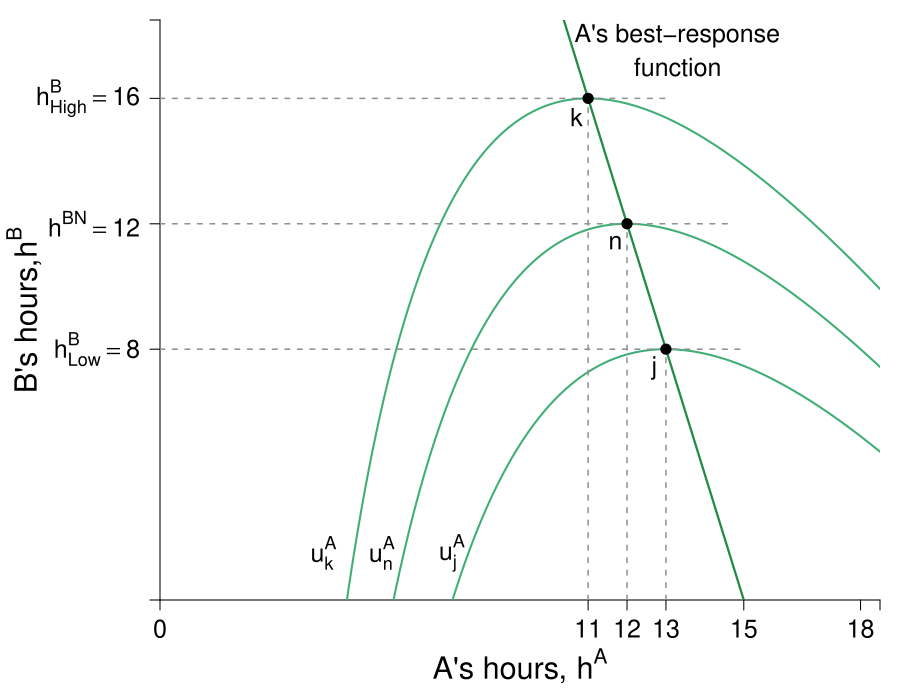

This figure's R source:
require(shape)
pdf(file = "coordination_failures/coord_indiff_brf.pdf", width = 9, height = 7)

#Set parameters for graphics
pointsize <- 1.8
axislabelsize <- 1.8
labelsize <- 1.5
namesize <- 1.8
annotatesize <- 1.5
graphlinewidth <- 2
segmentlinewidth <- 1.5

COL <- c("#7fc97f", "#beaed4", "#fdc086", "#ffff99", "#386cb0", "#f0027f", "#bf5b17", "#666666")
COLA <- c("#99d8c9","#66c2a4","#41ae76", "#238b45", "#005824")
COLB <- c("#4eb3d3", "#2b8cbe", "#0868ac","#084081")
Grays <- gray.colors(25, start = 1, end = 0)

par(mar =  c(5, 8, 1, 1))


uA <- function(ea, eb, alpha = 30, beta = 1/2) {
  (alpha - beta*(ea + eb))*ea - 0.5*(ea)^2
}

hANE <- function(alpha, beta = 1/2){
  alpha/(1 + 3*beta)
}

brfA <- function(ea, alpha = 30, beta = 1/2) {
  (alpha - ea*(1 + 2*beta))/(beta)
}


xlims <- c(0, 18.5)
ylims <- c(0, 18.5)

npts <- 501 
x <- seq(xlims[1], xlims[2], length.out = npts)
y <- seq(ylims[1], ylims[2], length.out = npts) 
a <- c(uA(11, brfA(11)), 
       uA(hANE(alpha = 30, beta = 1/2), hANE(alpha = 30, beta = 1/2)), 
       uA(13, brfA(13))
)

plot(0, 0, xlim = xlims, ylim = ylims, type = "n",
     xlab = expression(paste("")),
     ylab = expression(paste("")), 
     xaxt = "n", 
     yaxt = "n", 
     cex.lab = axislabelsize, 
     bty = "n",
     xaxs = "i", 
     yaxs = "i")

ticksy <- c(0,  brfA(13), 12,  brfA(11), ylims[2])
ylabels <- c(NA, expression(paste(h[Low]^B) == 8), expression(paste(h^{BN}) == 12), expression(paste(h[High]^B) == 16), NA)
ticksx <- c(0, 11, 12, 13,  15, 18, xlims[2])
xlabels <- c(0, 11, 12, 13, 15, 18, NA)
  
  
axis(1, at = ticksx, pos = 0, labels = FALSE)
axis(2, at = ticksy, pos = 0, labels = ylabels, las = 1, cex.axis = labelsize)

text(x = c(0, 11, 12, 13, 15, 18), par("usr")[3] - 0.4, 
     labels = xlabels, srt = 0, pos = 1, xpd = TRUE, cex = labelsize)
  
npts <- 500 
xx1 <- seq(xlims[1], xlims[2], length.out = npts)
lines(xx1, brfA(xx1, alpha = 30, beta = 1/2), col = COLA[4], lwd = graphlinewidth + 0.2)
  
  
contour(y, x, 
        outer(x, y, uA),
        drawlabels = FALSE,
        col = COLA[3],
        lwd = graphlinewidth,
        levels = a, 
        xaxs = "i", 
        yaxs = "i", 
        add = TRUE) 
  
text(0.5*xlims[2], -2.1, expression(paste("A's hours, ", h^A)), xpd = TRUE, cex = axislabelsize)
text(-3.5, 9.25, expression(paste("B's hours,", h^B)), xpd = TRUE, cex = axislabelsize, srt = 90) 

#Label the iso-welfare functions for the A
text(4.2, 1.5, expression(u[k]^A), cex = annotatesize)
text(5.7, 1.5, expression(u[n]^A), cex = annotatesize)
text(7.5, 1.5, expression(u[j]^A), cex = annotatesize)

#Label Nash Equilibrium 
segments(0, 12, 14.6, 12, lty = 2, col = Grays[18], lwd = segmentlinewidth)
segments(12, 0, 12, 12, lty = 2, col = Grays[18], lwd = segmentlinewidth)
points(12, 12, pch = 16, col = "black", cex = 1.5)
text(12 - 0.3, 12 - 0.6, expression(paste("n")), cex = labelsize)

segments(0,  brfA(13),  13 + 2,  brfA(13), lty = 2, col = Grays[18], lwd = segmentlinewidth)
segments(13, 0,  13,  brfA(13), lty = 2, col = Grays[18], lwd = segmentlinewidth)
points(13, brfA(ea = 13), pch = 16, col = "black", cex = 1.5)
text(13 - 0.3, brfA(ea = 13) - 0.6, expression(paste("j")), cex = labelsize)
  
segments(0, brfA(11), 11 + 2, brfA(11), lty = 2, col = Grays[18], lwd = segmentlinewidth)
segments(11, 0, 11, brfA(11), lty = 2, col = Grays[18], lwd = segmentlinewidth)
points(11, brfA(11), pch = 16, col = "black", cex = 1.5)
text(11 - 0.3, brfA(11) - 0.6, expression(paste("k")), cex = labelsize)
  
text(13.3, 18, expression(paste("A's best-response")), xpd = TRUE, cex = labelsize)
text(13.3, 17, expression(paste("function")), xpd = TRUE, cex = labelsize)

  
dev.off()
